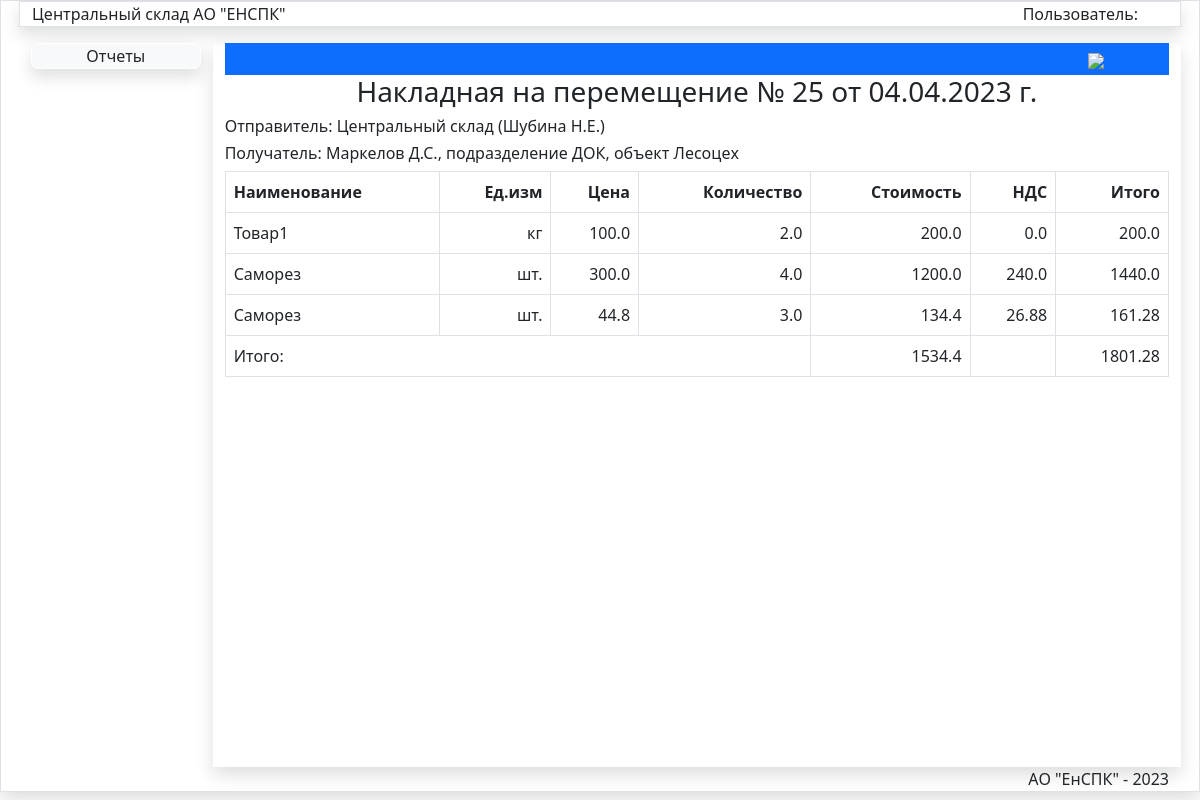
Page /PrintMoveDoc/413 on the committed database.
### store/models.py (models this page shows, shortened)
class Jurnal(models.Model):
    oper=models.IntegerField(verbose_name="Код операции")
    nomerdoc=models.CharField(max_length=50,verbose_name='Номер документа')
    datadoc=models.DateTimeField(verbose_name='Дата документа')
    postav=models.ForeignKey(Postav,verbose_name='Поставщик',on_delete=models.PROTECT)
    obct=models.ForeignKey(Obct,verbose_name='Объект',on_delete=models.PROTECT)
    podraz=models.ForeignKey(Podraz,verbose_name='Подразделение',on_delete=models.PROTECT)
    fio=models.ForeignKey(Fio,verbose_name='Подотчет',on_delete=models.PROTECT)
    spis=models.ForeignKey(Spis,blank=True,null=True,verbose_name='Причина списания',on_delete=models.PROTECT)
    summa=models.FloatField(verbose_name='Сумма',default=0)
    nds=models.IntegerField(verbose_name='НДС',default=20)
    summawithnds=models.FloatField(verbose_name='Сумма с НДС',default=0)
    updated_at = models.DateTimeField(auto_now=True, verbose_name='Создан')
    created_at = models.DateTimeField(auto_now_add=True, verbose_name='Обновлен')
    class Meta:
        verbose_name = 'Документ'
        verbose_name_plural = 'Документы'
        ordering = ['-datadoc', ]

class Fio(models.Model):
    title = models.CharField(max_length=150, verbose_name='Подотчетное лицо',unique=True )
    class Meta:
        verbose_name = 'Подочтетное лицо'
        verbose_name_plural = 'Подотчетные лица'
        ordering = ['title', ]

class Podraz(models.Model):
    title = models.CharField(max_length=150, verbose_name='Название подразделения', unique=True)
    class Meta:
        verbose_name = 'Подразделение'
        verbose_name_plural = 'Подразделения'
        ordering = ['title', ]

class Obct(models.Model):
    title = models.CharField(max_length=150, verbose_name='Объект',unique=True )
    podraz=models.ForeignKey(Podraz,verbose_name='Подразделение',on_delete=models.PROTECT)
    class Meta:
        verbose_name = 'Объект'
        verbose_name_plural = 'Объекты'
        ordering = ['podraz','title', ]

class JurnalDoc(models.Model):
    oper=models.IntegerField(max_length=1,verbose_name='Операция')
    iddoc=models.ForeignKey(Jurnal,on_delete=models.PROTECT)
    title=models.ForeignKey(Nom,verbose_name='Наименование',on_delete=models.PROTECT)
    price=models.FloatField(verbose_name='Цена',default=0.0)
    kol = models.FloatField(verbose_name='Количество', default=0.0)
    podraz=models.ForeignKey(Podraz,on_delete=models.PROTECT,verbose_name='Подразделение')
    postav=models.ForeignKey(Postav,on_delete=models.PROTECT,verbose_name='Поставщик')
    obct=models.ForeignKey(Obct,on_delete=models.PROTECT,verbose_name='Объект')
    fio=models.ForeignKey(Fio,on_delete=models.PROTECT,verbose_name='Подотчетник')
    spis=models.ForeignKey(Spis,on_delete=models.PROTECT,null=True,blank=True,verbose_name='Причина списания')
    summa=models.FloatField(verbose_name='Сумма')
    nds=models.IntegerField(default=20,verbose_name='НДС')
    summawithnds=models.FloatField(verbose_name='Сумма с НДС')
    updated_at = models.DateTimeField(auto_now=True, verbose_name='Создан')
    created_at = models.DateTimeField(auto_now_add=True, verbose_name='Обновлен')
    uniqfield=models.CharField(max_length=250,verbose_name='Слаг')
    @property
    def percent(self):
        return round((self.summa *((self.nds/100))),2)
    class Meta:
        verbose_name = 'Табличная часть'
        verbose_name_plural = 'Табличные части'
        ordering = ['-created_at', ]

class Nom(models.Model):
    title = models.CharField(max_length=150, verbose_name='Наименование', unique=True )
    izm=models.ForeignKey(Unit,verbose_name='Ед.изм.',on_delete=models.PROTECT)
    category = models.ForeignKey(Category, verbose_name='Категория', on_delete=models.PROTECT)
    srok=models.IntegerField(blank=True,default=0)
    updated_at = models.DateTimeField(auto_now=True, verbose_name='Создан')
    created_at = models.DateTimeField(auto_now_add=True, verbose_name='Обновлен')
    class Meta:
        verbose_name = 'Номенклатура'
        verbose_name_plural = 'Номенклатура'
        ordering = ['title', ]

class Unit(models.Model):
    title = models.CharField(max_length=100,verbose_name='Наименование',unique=True)
    def __str__(self):
        return self.title
    class Meta:
        verbose_name='Единица измерения'
        verbose_name_plural='Единицы измерения'
        ordering=['title',]

### store/views.py (the view)
# urls.py: path('PrintMoveDoc/<str:pk>',PrintMoveDoc,name='PrintMoveDoc'),
def PrintMoveDoc(request,pk):
    items=JurnalDoc.objects.filter(iddoc=pk)
    sender=Podraz.objects.filter(pk=74).values('title')
    senderfio=Fio.objects.filter(pk=5).values('title')
    doc=Jurnal.objects.filter(pk=pk)
    s=JurnalDoc.objects.filter(iddoc=pk).aggregate(Sum('summa'))
    s2=JurnalDoc.objects.filter(iddoc=pk).aggregate(Sum('summawithnds'))
    print(s['summa__sum'])
    return render(request,'store/Print/PrintMove.html',{'items':items,'doc':doc,
    'summands': s2['summawithnds__sum'], 'summa':s['summa__sum'],'sender':sender,'fio':senderfio})

### store/templatetags/store.py (called while the page is built)
@register.simple_tag
def abs_tag(text):
    return abs(text)

### store/templates/store/Print/PrintMove.html (shortened to what this page needs)
 {% extends 'store/menu.html' %}
{% load static %}
{% block DataArea %}
{% load store %}
 <div class="bg-primary text-end pt-1 pb-1">
 <a href="" class="d-print-none"><img src="../static/images/print.png" style="width:30px;margin-right:65px;" id="print-button" ></a>
 </div>
 {% for d in doc %}
     <h3 class="text-center">Накладная на перемещение № {{d.nomerdoc}} от {{d.datadoc|date:"d.m.Y г."}}</h3>
  {% endfor %}
{% for s in sender %}
 <h6>Отправитель: {{s.title}}
{% endfor %}
 {% for s1 in fio %}
    ({{s1.title}})
 {% endfor %}
</h6>
 {% for d in doc %}
 <h6>Получатель: {{d.fio.title}}, подразделение {{d.podraz.title}}, объект {{d.obct.title}}</h6>
 {% endfor %}
 <table class="table table-bordered">
     <thead>
     <th>Наименование</th>
     <th class="text-end">Ед.изм</th>
     <th class="text-end">Цена</th>
     <th class="text-end">Количество</th>
     <th class="text-end">Стоимость</th>
     <th class="text-end">НДС</th>
     <th class="text-end">Итого</th>
     </thead>
<tbody>
    {% for item in items %}
<tr>
<td>{{item.title.title}}</td>
<td class="text-end">{{item.title.izm}}</td>
<td class="text-end">{{item.price}}</td>
 <td class="text-end">{% abs_tag item.kol %}</td>
  <td class="text-end">{% abs_tag item.summa %}</td>
    <td class="text-end">{% abs_tag item.percent %}</td>
     <td class="text-end">{% abs_tag item.summawithnds %}</td>
</tr>   {% endfor %}
<tr>
    <td colspan="4">Итого:</td>
    <td class="text-end">{% abs_tag summa %}</td>
    <td></td>
    <td class="text-end">{% abs_tag summands %}</td>
</tr>
</tbody>
 </table>
{% endblock DataArea %}

### store/static/css/my.css (style rules this page uses)
a { text-decoration:none; }

### rows in the picture
Jurnal: nomerdoc "25", datadoc "04.04.2023 г.", fio "Маркелов Д.С.", podraz "ДОК", obct "Лесоцех"
JurnalDoc: title "Товар1", title.izm "кг", price "100.0", kol "2.0", summa "200.0", summa+nds "0.0", summawithnds "200.0"
JurnalDoc: title "Саморез", title.izm "шт.", price "300.0", kol "4.0", summa "1200.0", summa+nds "240.0", summawithnds "1440.0"
JurnalDoc: title "Саморез", title.izm "шт.", price "44.8", kol "3.0", summa "134.4", summa+nds "26.88", summawithnds "161.28"

### other values in the picture
{{ s.title }} "Центральный склад"
{{ s1.title }} "Шубина Н.Е."
